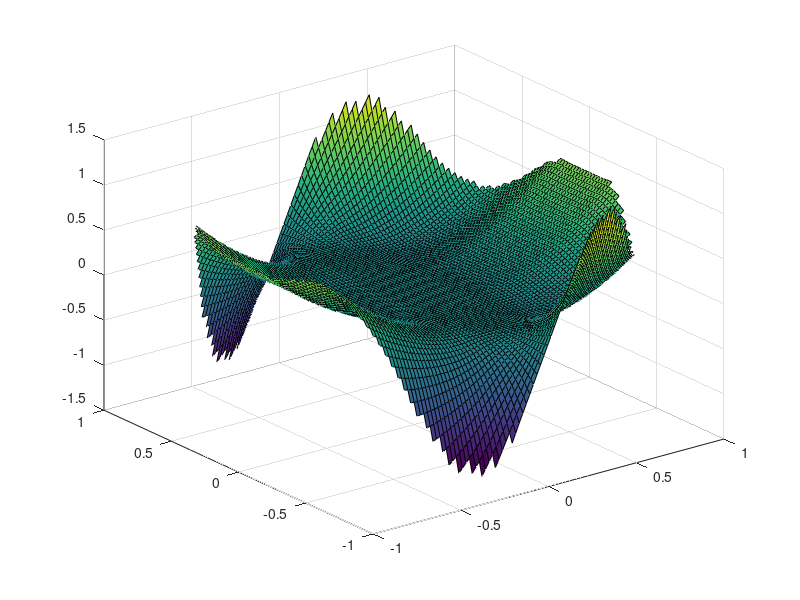

The MATLAB script that drew this image: (Note: this script raises an error after producing the figure.)
%% Task 7

%% Subtask 1
clc;
clear;

x = linspace(-1, 1);
y = x;
[X, Y] = meshgrid(x, y);

F = (X.^3).*sin(1./X) + 10.*X.*Y.^4.*cos(1./Y);
F(X.^2 + Y.^2 > 1) = NaN;
surf(X, Y, F);
hold on;
n = 1e5;
initmin = 0;

for i = 1:n
    addit = 1;   
    psi = 2*pi*rand;
    x = sqrt(addit)*cos(psi);
    y = sqrt(addit)*sin(psi);
    func_val = initfunc(x, y);
    if (func_val < initmin)
        initmin = func_val;
        min_x = x;
        min_y = y;
    end
end

num2str(min_x,5)
num2str(min_y,5)
num2str(initmin,5)

plot3(min_x, min_y, initmin, 'r*');
xlabel('x_1');
ylabel('x_2');
grid on;
hold off;

disp('-----');

%% Subtask 2
n = 100000;

F = @(x_1, x_2) (x_1.^3).*sin(1./ x_1) + 10 .* x_1.*(x_2.^4).*cos(1./x_2);
[X, Y] = generator(n);
func_val = F(X, Y);
initmin = cummin(func_val);
semilogx(0,-1.2);

hold on;
stairs(1:1:n, initmin(1:n));
xlabel('n');
ylabel('F_{min}');
hold off;

st = 1;
n = 100;
s = 0;
t0 = 1;
k = 5000;
for kk = 1 : k
    [initmin, x] = annealing(t0, n);
    if initmin < st
        st = initmin;
    end
    min_x = x(1);
    min_y = x(2);
    s = s + initmin;
end

num2str(s/k,5)
num2str(st, 5)





